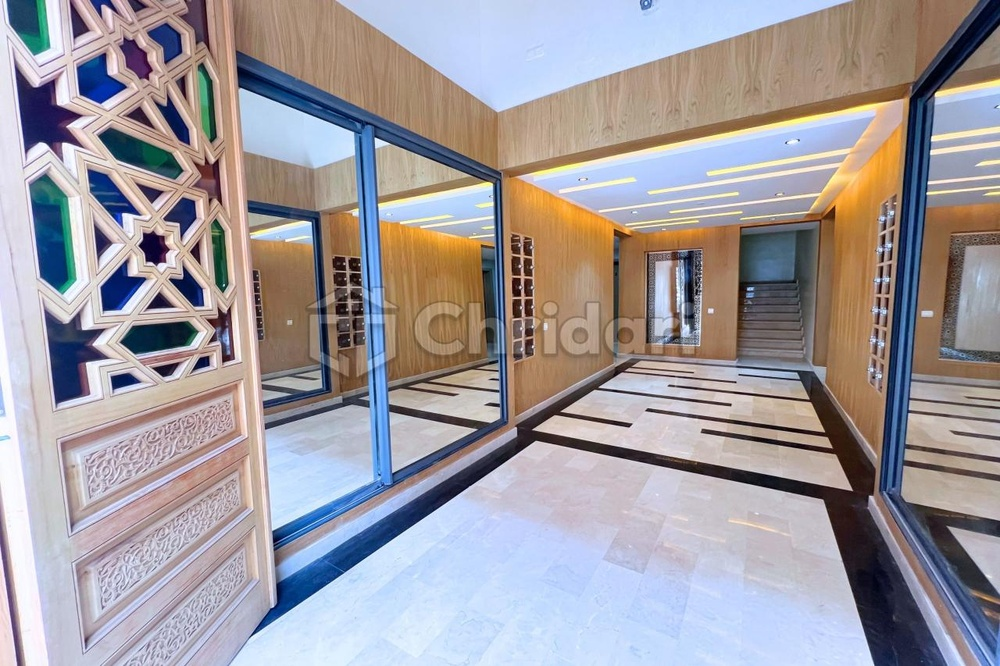
#> input picture scripts/_wm_probe/lobby_src.jpg, 1000 x 666 px, shrunk from 1280 x 853 before the run, found by its file name
$ python _invert_wm_probe.py
#> lines starting #> are read from the running program, lines starting #| are printed output that depends on the picture; after the words box and inside, x2 and y2 are one past the last pixel; in counts of white or black regions, pixels touching at a corner belong together
#!/usr/bin/env python3
from pathlib import Path

import cv2
import numpy as np

SRC = Path("scripts/_wm_probe/lobby_src.jpg")
OUT = Path("scripts/_wm_probe/inverted.jpg")
MASK = Path("scripts/_wm_probe/inverted_mask.jpg")


def main() -> None:
    bgr = cv2.imread(str(SRC))
#> bgr is the input picture: shape (666, 1000, 3); mean B, G, R 159.6, 154.5, 160.1
    h, w = bgr.shape[:2]
#> h = 666; w = 1000
    out = bgr.astype(np.float32)
    gray = cv2.cvtColor(bgr, cv2.COLOR_BGR2GRAY).astype(np.float32)
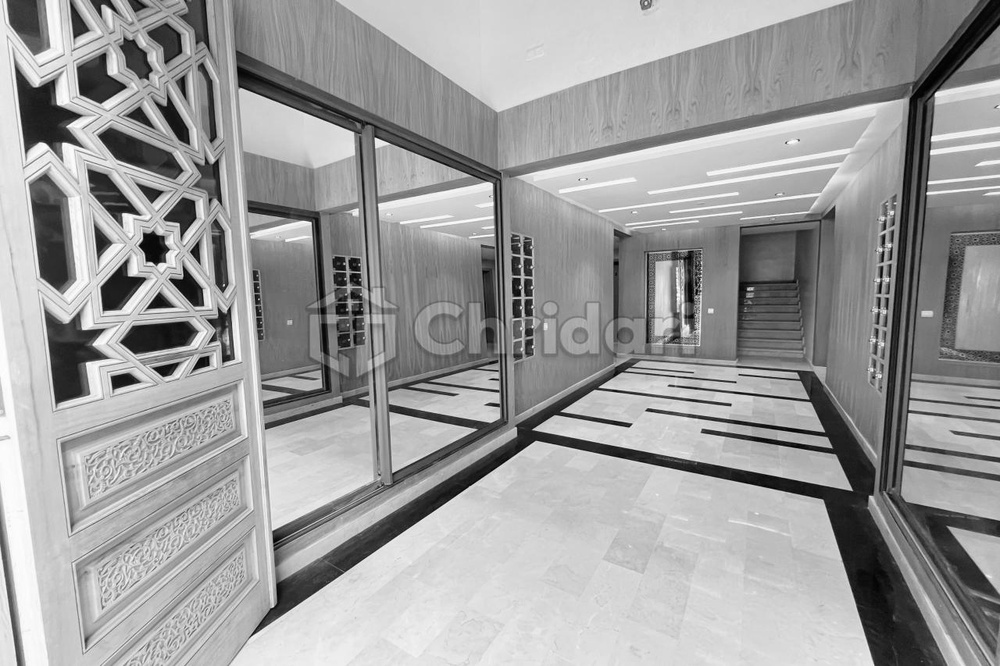
#> gray: shape (666, 1000) float32; min 0, max 255, mean 156.8
    bg = cv2.GaussianBlur(gray, (0, 0), sigmaX=max(w, h) * 0.04)
    residual = np.clip(gray - bg, 0, None)

    yy, xx = np.mgrid[0:h, 0:w].astype(np.float32)
    cy, cx = (h - 1) / 2.0, (w - 1) / 2.0
#> cy = 332.5; cx = 499.5
    weight = ((np.abs(yy - cy) / cy) < 0.78) & ((np.abs(xx - cx) / cx) < 0.82)
    score = residual * weight.astype(np.float32)
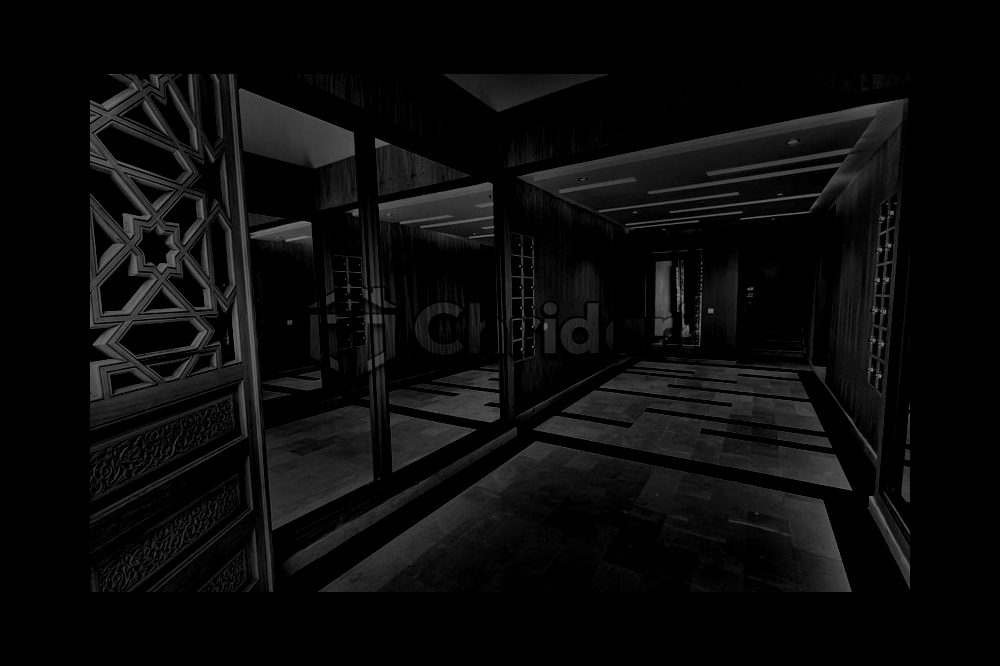
#> score: shape (666, 1000) float32; min 0, max 132.6, mean 11
    thr = max(4.0, float(np.percentile(score[weight], 86)))
#> thr = 44.55
    mask = ((score > thr) & weight).astype(np.uint8) * 255
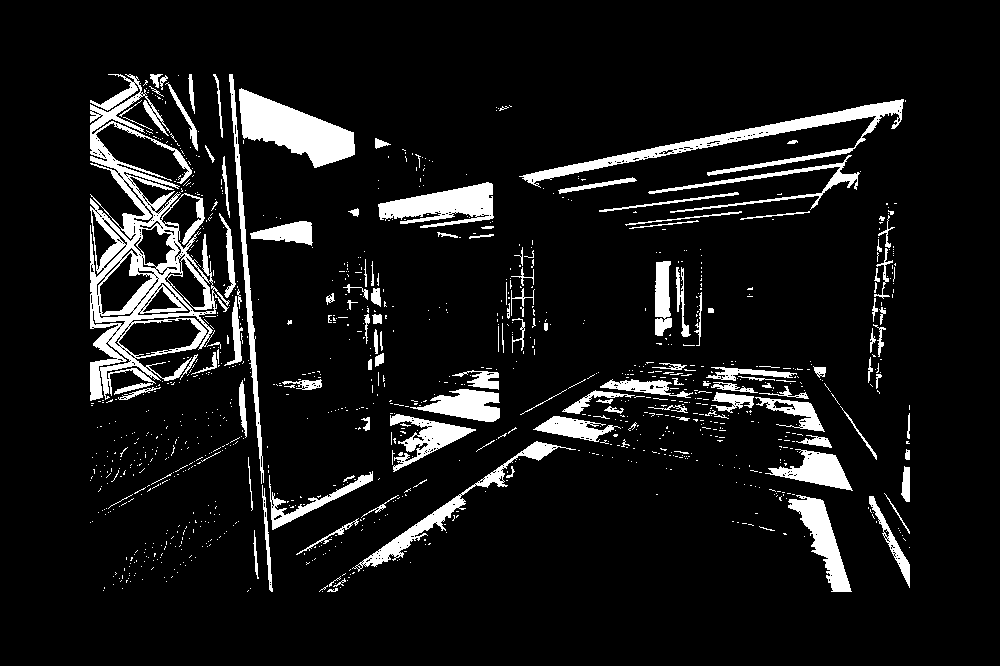
#> mask: shape (666, 1000); 8.9% white; 1108 white regions (973 under 20 px), largest, box (x1, y1, x2, y2) and area: (90, 74, 230, 401) 13396, (519, 99, 904, 188) 4729, (239, 88, 355, 168) 4695
    k = cv2.getStructuringElement(cv2.MORPH_ELLIPSE, (9, 9))
    mask = cv2.morphologyEx(mask, cv2.MORPH_CLOSE, k, iterations=2)
#> mask: shape (666, 1000); 18.3% white; 92 white regions (69 under 20 px), largest, box (x1, y1, x2, y2) and area: (90, 74, 380, 592) 48987, (319, 361, 853, 592) 26503, (519, 99, 906, 230) 14505
    mask = cv2.dilate(mask, k, iterations=1)
#> mask: shape (666, 1000); 26.4% white; 33 white regions, largest, box (x1, y1, x2, y2) and area: (86, 70, 384, 596) 66208, (315, 357, 881, 596) 36769, (515, 95, 910, 234) 21463
    soft = cv2.GaussianBlur(mask, (7, 7), 0).astype(np.float32) / 255.0

    for c in range(3):
        ch = out[:, :, c]
        local = cv2.GaussianBlur(ch, (0, 0), sigmaX=max(w, h) * 0.045)
        lift = np.clip(ch - local, 0, None)
        alpha = np.clip(lift / np.maximum(255.0 - local, 10.0), 0.0, 0.55) * soft
        recovered = (ch - alpha * 255.0) / np.maximum(1.0 - alpha, 0.35)
        recovered = np.clip(recovered, 0, 255)
        # Pull recovered toward local bg if overshoot
        recovered = np.where(recovered < local - 30, local, recovered)
        out[:, :, c] = ch * (1.0 - soft) + recovered * soft
#> this loop made 3 passes
#> pass 1, in main, `local = cv2.GaussianBlur(ch, (0, 0), sigmaX=max(w, h) * 0.045)`:
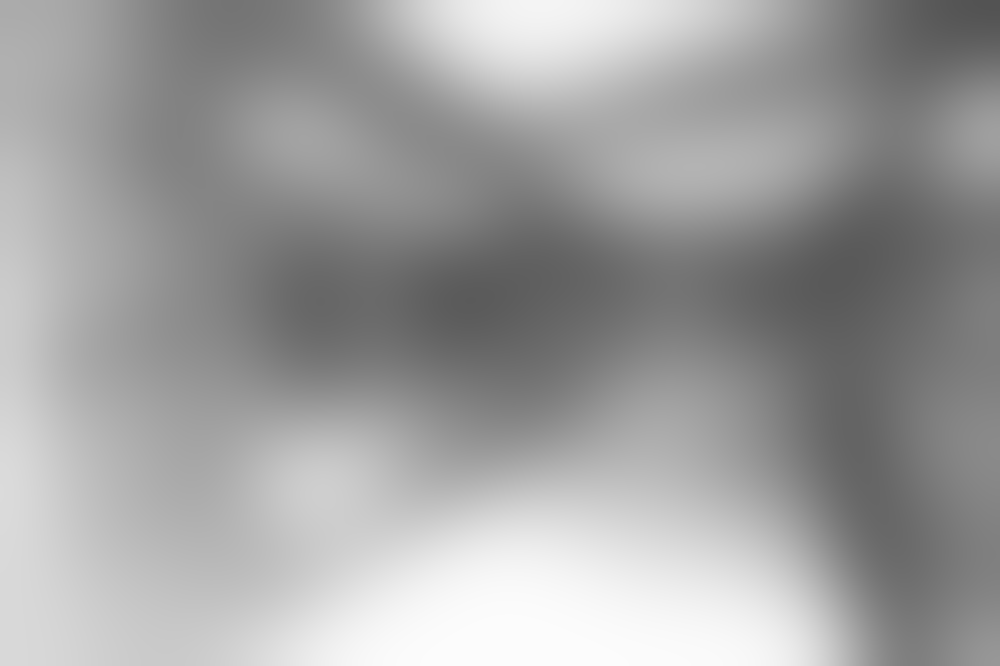
#> local: shape (666, 1000) float32; min 83.13, max 252.9, mean 159.5
#> after the loop:
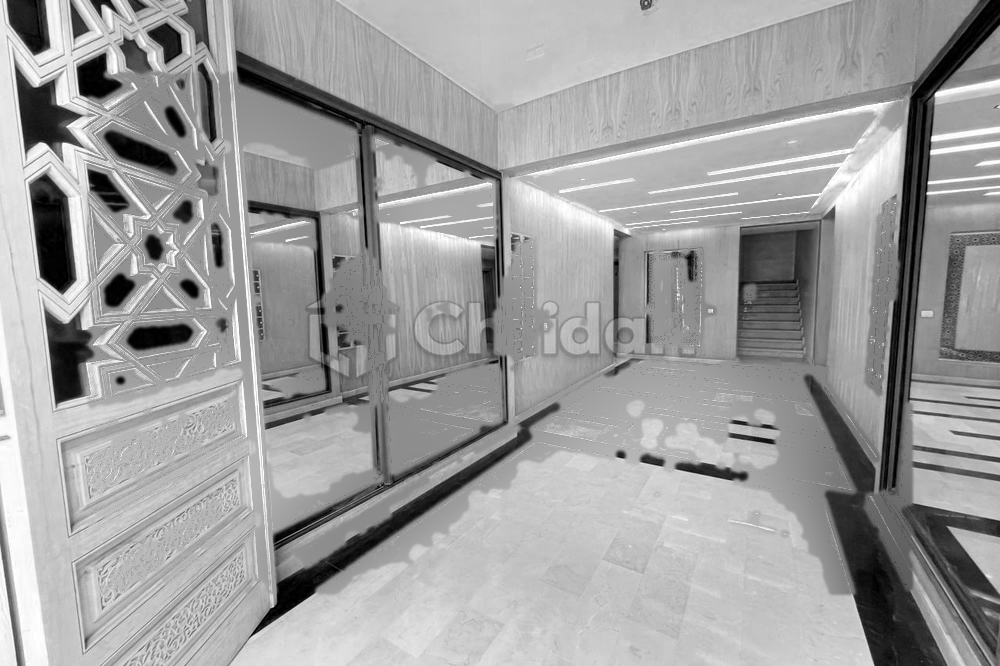
#> ch: shape (666, 1000) float32; min 0, max 255, mean 158
#> after the loop:
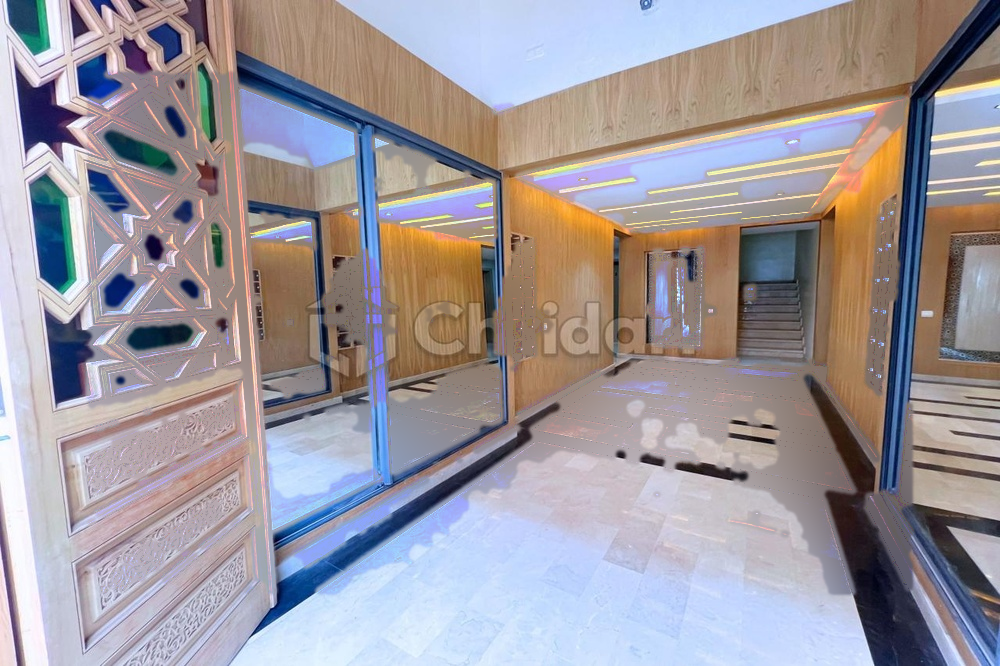
#> out: shape (666, 1000, 3) float32; mean B, G, R 157.6, 151.5, 158

    cleaned = np.clip(out, 0, 255).astype(np.uint8)
    # Tiny inpaint only on strongest glyph cores
    core = cv2.erode(mask, cv2.getStructuringElement(cv2.MORPH_ELLIPSE, (3, 3)), iterations=1)
#> core: shape (666, 1000); 24.5% white; 38 white regions, largest, box (x1, y1, x2, y2) and area: (87, 71, 383, 595) 62239, (316, 358, 880, 595) 34392, (516, 96, 909, 233) 19768
    if core.any():
        cleaned = cv2.inpaint(cleaned, core, 2, cv2.INPAINT_TELEA)
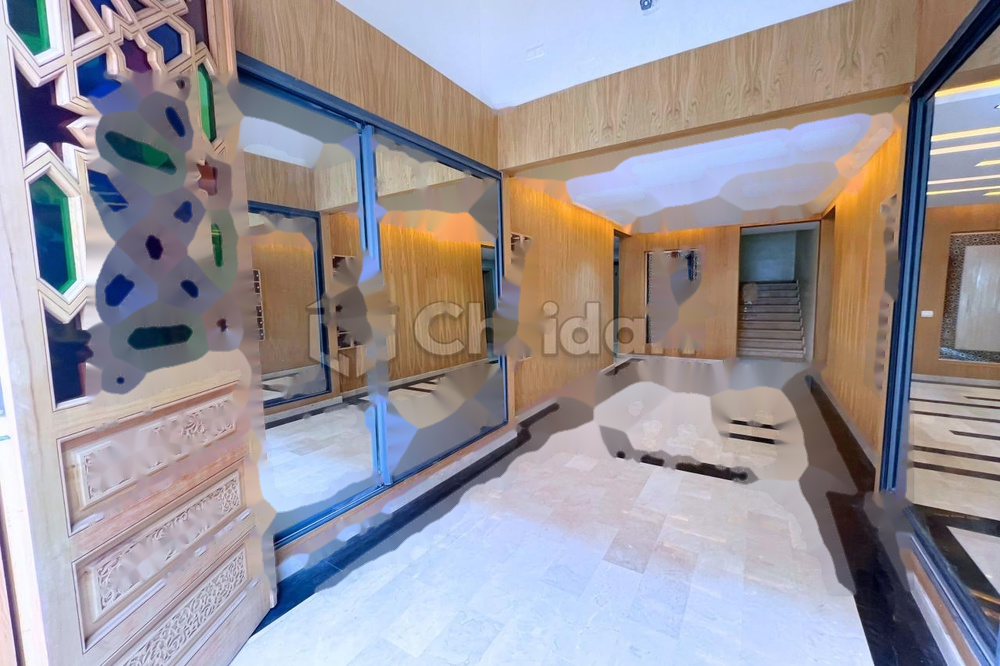
#> cleaned: shape (666, 1000, 3); mean B, G, R 154.4, 148.9, 154.9

    cv2.imwrite(str(OUT), cleaned, [int(cv2.IMWRITE_JPEG_QUALITY), 92])
    cv2.imwrite(str(MASK), mask)
    print("mask_px", int(mask.sum() / 255), "->", OUT)
#| mask_px 175912 -> scripts/_wm_probe/inverted.jpg


if __name__ == "__main__":
    main()

$ run again, with scripts/_wm_probe/lama_cleaned.jpg copied over scripts/_wm_probe/lobby_src.jpg
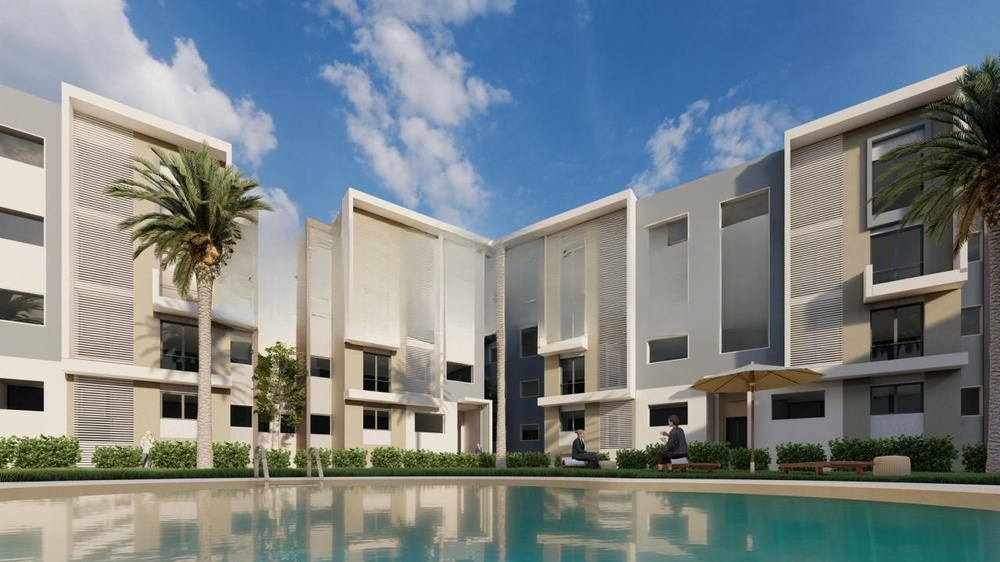
#> input picture scripts/_wm_probe/lama_cleaned.jpg, 1000 x 562 px, shrunk from 1280 x 720 before the run, found by its file name
#> in main, bgr is the input picture: shape (562, 1000, 3); mean B, G, R 133.8, 131.3, 122.6
#> thr = 45.67
#> in main, `mask = ((score > thr) & weight).astype(np.uint8) * 255`:
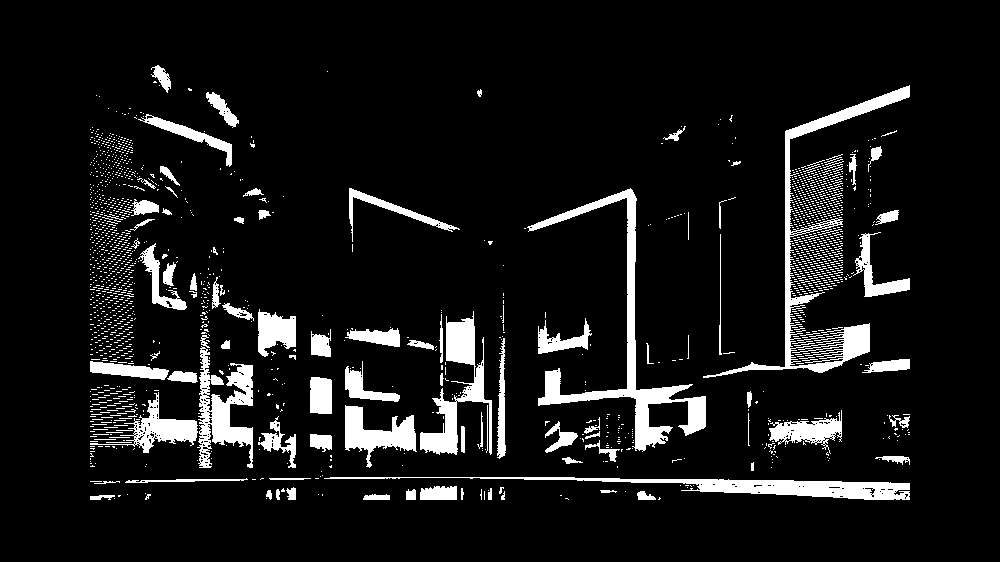
#> mask: shape (562, 1000); 8.9% white; 1924 white regions (1822 under 20 px), largest, box (x1, y1, x2, y2) and area: (527, 188, 706, 452) 5943, (703, 85, 910, 378) 5131, (324, 477, 910, 500) 4059
#> core: shape (562, 1000); 22.5% white; 33 white regions, largest, box (x1, y1, x2, y2) and area: (87, 124, 913, 503) 90261, (700, 82, 913, 381) 22277, (105, 105, 246, 184) 2237
#> in main, `cleaned = cv2.inpaint(cleaned, core, 2, cv2.INPAINT_TELEA)`:
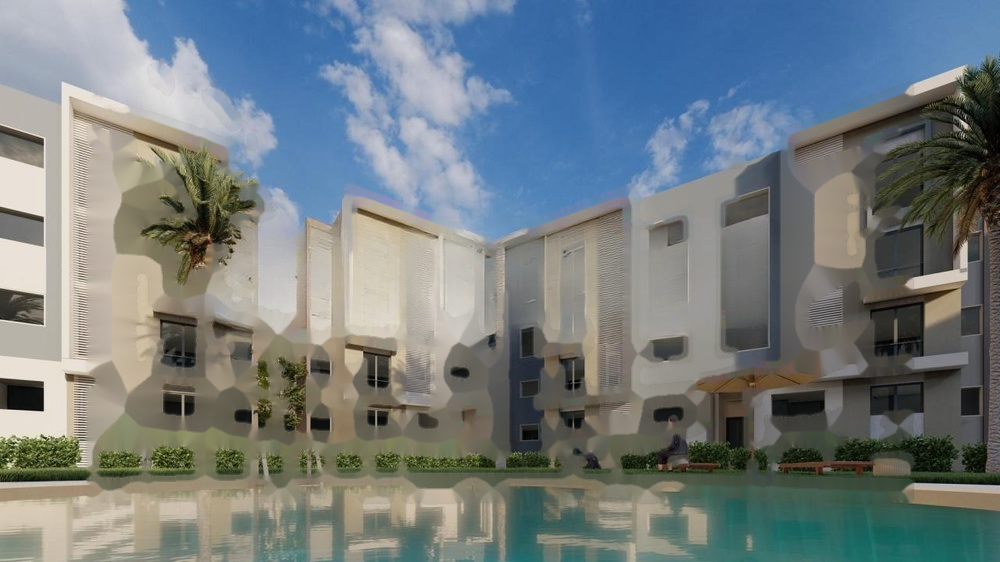
#> cleaned: shape (562, 1000, 3); mean B, G, R 128.1, 125.2, 115.4
#| mask_px 138610 -> scripts/_wm_probe/inverted.jpg

$ run again, with scripts/_wm_probe/lama_cleaned2.jpg copied over scripts/_wm_probe/lobby_src.jpg
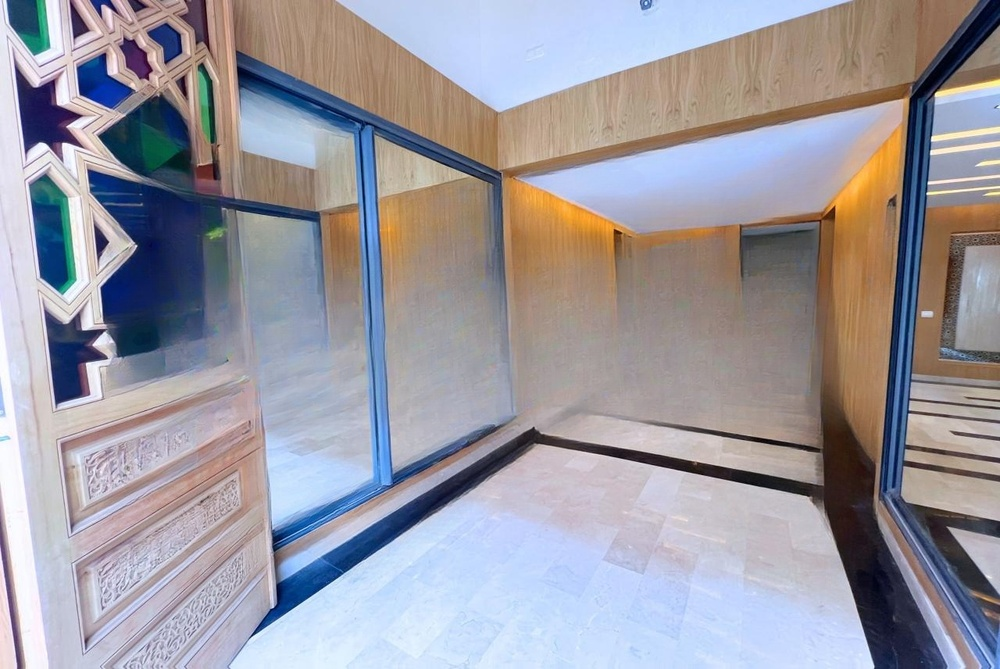
#> input picture scripts/_wm_probe/lama_cleaned2.jpg, 1000 x 669 px, shrunk from 1280 x 856 before the run, found by its file name
#> in main, bgr is the input picture: shape (669, 1000, 3); mean B, G, R 161.1, 152.8, 155.5
#> thr = 29.76
#> in main, `mask = ((score > thr) & weight).astype(np.uint8) * 255`:
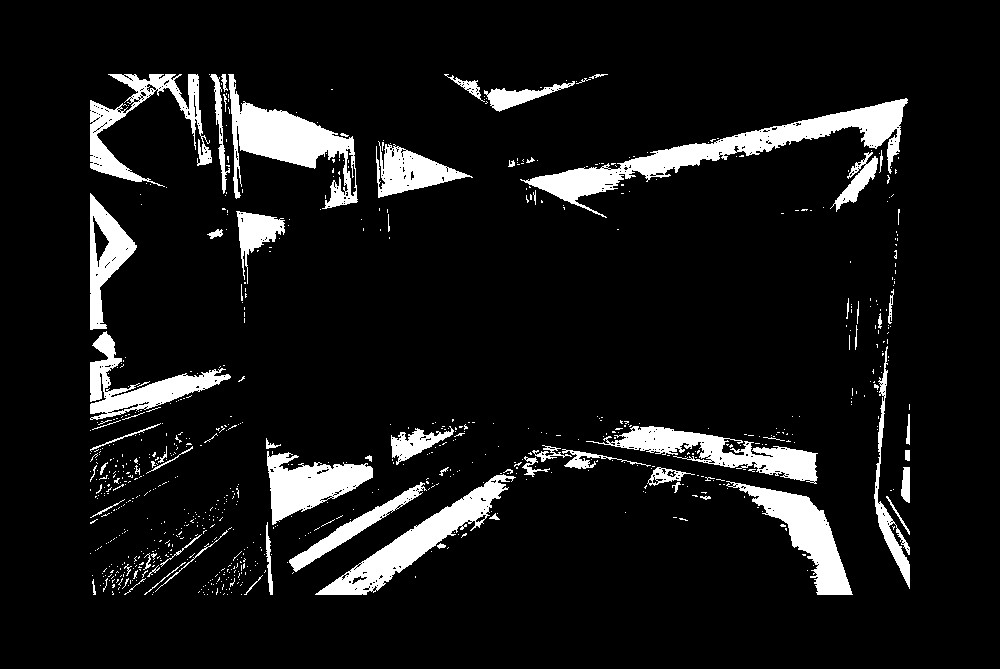
#> mask: shape (669, 1000); 8.9% white; 791 white regions (718 under 20 px), largest, box (x1, y1, x2, y2) and area: (520, 98, 908, 218) 8547, (228, 74, 358, 209) 5905, (315, 474, 516, 595) 5241
#> core: shape (669, 1000); 18.3% white; 30 white regions, largest, box (x1, y1, x2, y2) and area: (312, 417, 856, 598) 28494, (87, 71, 361, 326) 21588, (87, 190, 248, 527) 17086
#> in main, `cleaned = cv2.inpaint(cleaned, core, 2, cv2.INPAINT_TELEA)`:
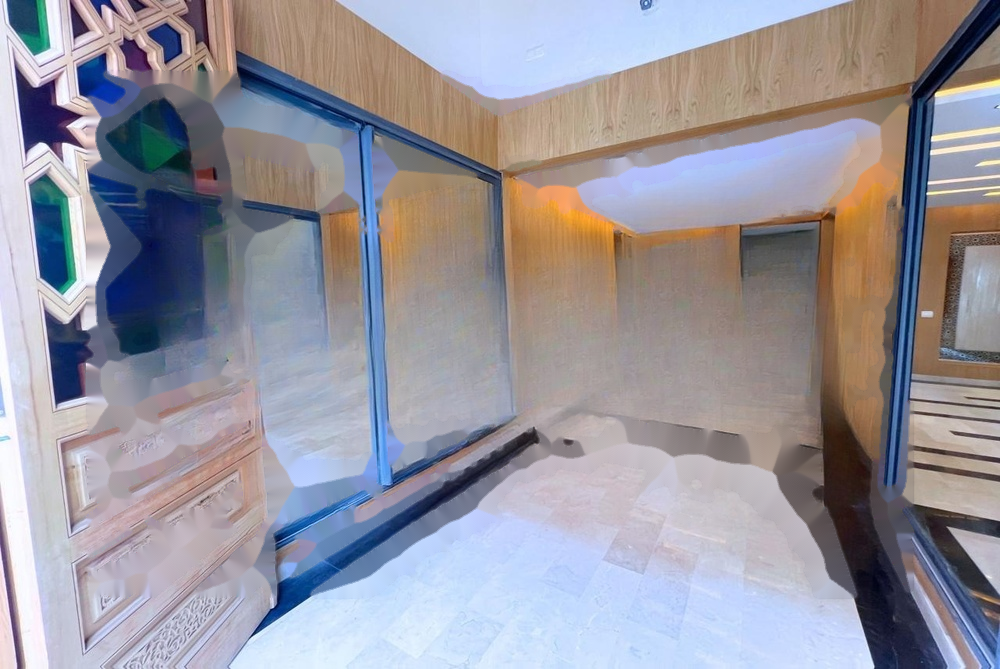
#> cleaned: shape (669, 1000, 3); mean B, G, R 158.2, 149, 151.8
#| mask_px 132229 -> scripts/_wm_probe/inverted.jpg
